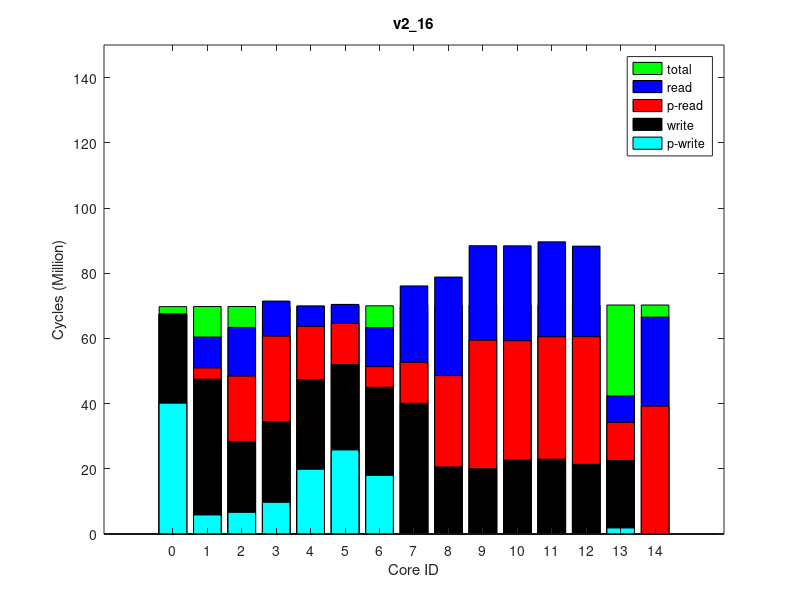

The MATLAB script that drew this image:
times(1, :, :) = [
0, 70782525, 0
3476936, 70811908, 0
20056210, 70827950, 0
26200813, 70864724, 0
16282253, 70921990, 0
12630443, 70979490, 0
6317266, 71046895, 0
12549482, 71066326, 0
27995831, 71077577, 0
39407727, 71092122, 0
36577258, 71131413, 0
37554793, 71184316, 0
39149212, 71237192, 0
11137219, 71290975, 0
38373226, 71295426, 0
];
times(2, :, :) = [
0, 70783094, 0
3473637, 70812503, 0
20055824, 70828558, 0
26200922, 70865281, 0
16281798, 70922560, 0
12630856, 70980091, 0
6317346, 71047483, 0
12550119, 71066912, 0
27995809, 71078143, 0
39408560, 71092699, 0
36578385, 71131424, 0
37555994, 71183690, 0
39170585, 71235955, 0
11732365, 71289657, 0
39305597, 71294114, 0
];
times(3, :, :) = [
0, 70783766, 0
3472972, 70813195, 0
20055718, 70829242, 0
26201119, 70866038, 0
16282220, 70923272, 0
12631113, 70980768, 0
6317435, 71048185, 0
12551769, 71067633, 0
27996960, 71078871, 0
39408981, 71093400, 0
36579239, 71132065, 0
37555638, 71184356, 0
39171751, 71236615, 0
11732529, 71290301, 0
39306049, 71294745, 0
];
times(4, :, :) = [
0, 70783802, 0
3470548, 70813208, 0
20054762, 70829256, 0
26200732, 70865986, 0
16281655, 70923204, 0
12630385, 70980768, 0
6317505, 71048145, 0
12551458, 71067590, 0
27996625, 71078837, 0
39409235, 71093357, 0
36579455, 71132050, 0
37555599, 71184315, 0
39171274, 71236562, 0
11732756, 71290247, 0
39306202, 71294685, 0
];
times(5, :, :) = [
0, 70783953, 0
3473392, 70813328, 0
20056141, 70829383, 0
26200744, 70866126, 0
16282562, 70923349, 0
12631145, 70980830, 0
6317802, 71048220, 0
12552084, 71067644, 0
27996922, 71078905, 0
39408979, 71093445, 0
36579726, 71132198, 0
37555447, 71184465, 0
39171279, 71236747, 0
11732956, 71290447, 0
39306340, 71294906, 0
];
times(6, :, :) = [
0, 70783400, 0
3475230, 70812815, 0
20055939, 70828927, 0
26201041, 70865636, 0
16281622, 70922821, 0
12630654, 70980309, 0
6317730, 71047707, 0
12550757, 71067131, 0
27994674, 71078381, 0
39408335, 71092938, 0
36579008, 71131616, 0
37555732, 71183930, 0
39171357, 71236211, 0
11731807, 71289908, 0
39305413, 71294363, 0
];
times(7, :, :) = [
0, 70783801, 0
3476146, 70813161, 0
20055920, 70829189, 0
26201313, 70865940, 0
16281898, 70923182, 0
12630117, 70980686, 0
6317859, 71048074, 0
12551875, 71067494, 0
27996797, 71078741, 0
39408841, 71093274, 0
36579623, 71131978, 0
37555557, 71184259, 0
39171832, 71236542, 0
11732583, 71290229, 0
39306037, 71294673, 0
];
times(8, :, :) = [
0, 70784538, 0
3471922, 70813934, 0
20056212, 70829987, 0
26200397, 70866696, 0
16281964, 70923947, 0
12630599, 70981386, 0
6317531, 71048766, 0
12553331, 71068165, 0
27997741, 71079405, 0
39409656, 71093923, 0
36580471, 71132616, 0
37555708, 71184905, 0
39172700, 71237181, 0
11733422, 71290860, 0
39307026, 71295297, 0
];
times(9, :, :) = [
0, 70784342, 0
3472890, 70813736, 0
20055666, 70829789, 0
26200585, 70866488, 0
16281042, 70923710, 0
12631451, 70981220, 0
6317238, 71048593, 0
12551137, 71068031, 0
27997275, 71079270, 0
39409265, 71093804, 0
36579463, 71132518, 0
37556563, 71184800, 0
39172087, 71237057, 0
11733216, 71290760, 0
39306906, 71295196, 0
];
times(10, :, :) = [
0, 70783719, 0
3472139, 70813131, 0
20055556, 70829166, 0
26200644, 70865859, 0
16281742, 70923020, 0
12631312, 70980539, 0
6317509, 71047903, 0
12551755, 71067301, 0
27996534, 71078534, 0
39408824, 71093074, 0
36579056, 71131798, 0
37555692, 71184067, 0
39171095, 71236363, 0
11732180, 71290038, 0
39305778, 71294483, 0
];
ave_times = round(squeeze(mean(times)));
format long g, ave_times
std_times = round(squeeze(std(times)));
format long g, std_times
polling_read_times = ave_times;
times(1, :, :) = [
40120354, 69876131, 0
5847378, 69904806, 0
6633795, 69920606, 0
9708014, 69956764, 0
19833385, 70013209, 0
25779030, 70069849, 0
17963812, 70136559, 0
0, 70155889, 0
0, 70166967, 0
1420, 70181297, 0
12835, 70218471, 0
33430, 70269508, 0
61650, 70320541, 0
2407167, 70372399, 0
0, 70376602, 0
];
times(2, :, :) = [
40121112, 69877310, 0
5848272, 69905991, 0
6634210, 69921782, 0
9708584, 69957985, 0
19835489, 70014478, 0
25781415, 70071142, 0
17966526, 70137835, 0
0, 70157187, 0
0, 70168273, 0
1458, 70182651, 0
12265, 70219259, 0
32271, 70269716, 0
59919, 70320187, 0
1795345, 70371970, 0
0, 70376174, 0
];
times(3, :, :) = [
40120713, 69877116, 0
5848216, 69905836, 0
6634527, 69921628, 0
9708537, 69957851, 0
19835023, 70014344, 0
25781191, 70071003, 0
17964545, 70137767, 0
0, 70157117, 0
0, 70168206, 0
1458, 70182589, 0
12188, 70219125, 0
32195, 70269569, 0
59786, 70319996, 0
1794516, 70371775, 0
0, 70375993, 0
];
times(4, :, :) = [
40121059, 69876976, 0
5847527, 69905707, 0
6634220, 69921496, 0
9708166, 69957681, 0
19834634, 70014105, 0
25781010, 70070734, 0
17964008, 70137501, 0
0, 70156855, 0
0, 70167946, 0
1458, 70182344, 0
12112, 70218820, 0
32081, 70269233, 0
59653, 70319665, 0
1794174, 70371436, 0
0, 70375653, 0
];
times(5, :, :) = [
40121053, 69877518, 0
5848276, 69906223, 0
6634606, 69922010, 0
9708458, 69958162, 0
19835229, 70014622, 0
25780703, 70071270, 0
17965099, 70138074, 0
0, 70157418, 0
0, 70168491, 0
1458, 70182864, 0
12112, 70219353, 0
32119, 70269779, 0
59748, 70320201, 0
1794879, 70371971, 0
0, 70376167, 0
];
times(6, :, :) = [
40121267, 69877503, 0
5848545, 69906177, 0
6635272, 69921956, 0
9709166, 69958160, 0
19836085, 70014614, 0
25781059, 70071254, 0
17964831, 70138024, 0
0, 70157341, 0
0, 70168426, 0
1458, 70182806, 0
12150, 70219340, 0
32176, 70269773, 0
59824, 70320243, 0
1795530, 70372012, 0
0, 70376232, 0
];
times(7, :, :) = [
40119576, 69875605, 0
5846143, 69904272, 0
6632797, 69920075, 0
9706787, 69956253, 0
19833287, 70012733, 0
25779391, 70069412, 0
17962477, 70136150, 0
0, 70155505, 0
0, 70166590, 0
1458, 70180959, 0
12207, 70217523, 0
32214, 70267972, 0
59824, 70318400, 0
1795852, 70370181, 0
0, 70374386, 0
];
times(8, :, :) = [
40121118, 69876940, 0
5848189, 69905680, 0
6634330, 69921464, 0
9708387, 69957625, 0
19834622, 70014158, 0
25780588, 70070805, 0
17964125, 70137552, 0
0, 70156861, 0
0, 70167946, 0
1420, 70182296, 0
12226, 70218870, 0
32214, 70269319, 0
59862, 70319779, 0
1796035, 70371559, 0
0, 70375762, 0
];
times(9, :, :) = [
40121059, 69877041, 0
5847260, 69905735, 0
6633234, 69921512, 0
9707887, 69957653, 0
19833856, 70014084, 0
25779814, 70070722, 0
17963133, 70137446, 0
0, 70156799, 0
0, 70167877, 0
1458, 70182231, 0
12188, 70218808, 0
32195, 70269244, 0
59862, 70319697, 0
1797081, 70371457, 0
0, 70375673, 0
];
times(10, :, :) = [
40122687, 69878503, 0
5849245, 69907197, 0
6635993, 69922987, 0
9709827, 69959151, 0
19836295, 70015591, 0
25781959, 70072297, 0
17965500, 70139047, 0
0, 70158417, 0
0, 70169505, 0
1458, 70183884, 0
12131, 70220405, 0
32157, 70270808, 0
59805, 70321278, 0
1795571, 70373055, 0
0, 70377262, 0
];
ave_times = round(squeeze(mean(times)));
format long g, ave_times
std_times = round(squeeze(std(times)));
format long g, std_times
polling_write_times = ave_times;
times(1, :, :) = [
0, 98331302, 0
12947991, 98381229, 64000
34983997, 98398369, 128000
36961480, 98458391, 64000
22558581, 98540879, 64000
18430169, 98623681, 64000
18301418, 98717161, 128000
36000030, 98742261, 64000
58224350, 98756182, 128000
68398583, 98770467, 64000
65682213, 98828656, 64000
66674858, 98910897, 64000
66935488, 98993091, 64000
19165038, 99075602, 128000
65677044, 99083038, 250000
];
times(2, :, :) = [
0, 98330701, 0
12948236, 98380612, 64000
34982869, 98397798, 128000
36960485, 98457783, 64000
22559180, 98540256, 64000
18429860, 98623086, 64000
18301573, 98716577, 128000
36000007, 98741660, 64000
58223534, 98755596, 128000
68398259, 98769855, 64000
65680867, 98827375, 64000
66678408, 98908957, 64000
66929179, 98990483, 64000
19854235, 99072917, 128000
66615866, 99080350, 250000
];
times(3, :, :) = [
0, 98330982, 0
12948397, 98380912, 64000
34983305, 98398066, 128000
36961963, 98458039, 64000
22558816, 98540506, 64000
18429630, 98623347, 64000
18301637, 98716842, 128000
36000039, 98741933, 64000
58223370, 98755851, 128000
68397920, 98770111, 64000
65681045, 98827648, 64000
66678731, 98909228, 64000
66929618, 98990781, 64000
19854497, 99073165, 128000
66616101, 99080597, 250000
];
times(4, :, :) = [
0, 98330728, 0
12948702, 98380683, 64000
34983935, 98397833, 128000
36961505, 98457816, 64000
22560224, 98540293, 64000
18429846, 98623131, 64000
18301509, 98716608, 128000
35999509, 98741710, 64000
58222555, 98755634, 128000
68398024, 98769921, 64000
65680784, 98827419, 64000
66678172, 98909006, 64000
66929476, 98990550, 64000
19853852, 99072956, 128000
66615846, 99080383, 250000
];
times(5, :, :) = [
0, 98330852, 0
12948116, 98380769, 64000
34983133, 98397926, 128000
36961461, 98457908, 64000
22559642, 98540386, 64000
18429747, 98623224, 64000
18301416, 98716706, 128000
35999847, 98741794, 64000
58223131, 98755699, 128000
68398202, 98770004, 64000
65680833, 98827486, 64000
66678662, 98909062, 64000
66930126, 98990619, 64000
19854431, 99073027, 128000
66615996, 99080453, 250000
];
times(6, :, :) = [
0, 98331675, 0
12948020, 98381595, 64000
34983433, 98398740, 128000
36961092, 98458725, 64000
22559075, 98541190, 64000
18430134, 98624010, 64000
18301705, 98717488, 128000
36000106, 98742587, 64000
58223975, 98756502, 128000
68398686, 98770806, 64000
65681870, 98828323, 64000
66679158, 98909891, 64000
66929831, 98991425, 64000
19854679, 99073825, 128000
66616690, 99081252, 250000
];
times(7, :, :) = [
0, 98331216, 0
12948583, 98381171, 64000
34984675, 98398347, 128000
36961812, 98458302, 64000
22560046, 98540759, 64000
18430146, 98623532, 64000
18301571, 98716997, 128000
35999710, 98742093, 64000
58223537, 98755983, 128000
68398447, 98770293, 64000
65680958, 98827757, 64000
66678738, 98909347, 64000
66930374, 98990899, 64000
19854889, 99073289, 128000
66616202, 99080705, 250000
];
times(8, :, :) = [
0, 98331036, 0
12947942, 98380951, 64000
34984240, 98398108, 128000
36961089, 98458094, 64000
22559143, 98540585, 64000
18429842, 98623416, 64000
18301453, 98716915, 128000
35999728, 98742021, 64000
58223815, 98755937, 128000
68398574, 98770225, 64000
65681372, 98827715, 64000
66678847, 98909275, 64000
66930057, 98990823, 64000
19854247, 99073205, 128000
66616177, 99080640, 250000
];
times(9, :, :) = [
0, 98331369, 0
12947683, 98381328, 64000
34983428, 98398491, 128000
36960849, 98458434, 64000
22558208, 98540896, 64000
18429886, 98623696, 64000
18301362, 98717162, 128000
35999935, 98742242, 64000
58223940, 98756148, 128000
68398581, 98770413, 64000
65681424, 98827915, 64000
66678895, 98909481, 64000
66929951, 98991013, 64000
19854659, 99073403, 128000
66616379, 99080823, 250000
];
times(10, :, :) = [
0, 98331668, 0
12947709, 98381597, 64000
34982588, 98398738, 128000
36960491, 98458729, 64000
22558931, 98541216, 64000
18430052, 98623999, 64000
18301391, 98717492, 128000
35999804, 98742597, 64000
58224815, 98756534, 128000
68399257, 98770804, 64000
65681864, 98828307, 64000
66679463, 98909868, 64000
66930592, 98991414, 64000
19855356, 99073805, 128000
66616706, 99081233, 250000
];
ave_times = round(squeeze(mean(times)));
format long g, ave_times
std_times = round(squeeze(std(times)));
format long g, std_times
read_times = ave_times;
times(1, :, :) = [
0, 69744481, 0
0, 69773129, 0
0, 69788979, 0
0, 69825057, 0
0, 69881343, 0
0, 69937892, 0
0, 70004553, 0
0, 70023877, 0
0, 70034941, 0
0, 70049325, 0
0, 70086308, 0
0, 70136984, 0
0, 70187671, 0
0, 70239419, 0
0, 70243620, 0
];
times(2, :, :) = [
0, 69744854, 0
0, 69773604, 0
0, 69789440, 0
0, 69825578, 0
0, 69881837, 0
0, 69938389, 0
0, 70005042, 0
0, 70024377, 0
0, 70035430, 0
0, 70049822, 0
0, 70086337, 0
0, 70136523, 0
0, 70186720, 0
0, 70238367, 0
0, 70242580, 0
];
times(3, :, :) = [
0, 69746561, 0
0, 69775241, 0
0, 69791088, 0
0, 69827226, 0
0, 69883492, 0
0, 69940032, 0
0, 70006713, 0
0, 70026075, 0
0, 70037124, 0
0, 70051492, 0
0, 70087988, 0
0, 70138172, 0
0, 70188339, 0
0, 70239995, 0
0, 70244199, 0
];
times(4, :, :) = [
0, 69746409, 0
0, 69775100, 0
0, 69790929, 0
0, 69827094, 0
0, 69883444, 0
0, 69940023, 0
0, 70006678, 0
0, 70025992, 0
0, 70037051, 0
0, 70051437, 0
0, 70087990, 0
0, 70138187, 0
0, 70188375, 0
0, 70240036, 0
0, 70244237, 0
];
times(5, :, :) = [
0, 69744281, 0
0, 69772970, 0
0, 69788795, 0
0, 69824891, 0
0, 69881227, 0
0, 69937837, 0
0, 70004435, 0
0, 70023760, 0
0, 70034823, 0
0, 70049211, 0
0, 70085752, 0
0, 70135960, 0
0, 70186142, 0
0, 70237787, 0
0, 70241988, 0
];
times(6, :, :) = [
0, 69744700, 0
0, 69773370, 0
0, 69789214, 0
0, 69825321, 0
0, 69881593, 0
0, 69938177, 0
0, 70004812, 0
0, 70024147, 0
0, 70035202, 0
0, 70049594, 0
0, 70086134, 0
0, 70136311, 0
0, 70186504, 0
0, 70238157, 0
0, 70242367, 0
];
times(7, :, :) = [
0, 69744373, 0
0, 69773045, 0
0, 69788895, 0
0, 69824954, 0
0, 69881239, 0
0, 69937771, 0
0, 70004405, 0
0, 70023751, 0
0, 70034798, 0
0, 70049188, 0
0, 70085761, 0
0, 70135978, 0
0, 70186175, 0
0, 70237839, 0
0, 70242046, 0
];
times(8, :, :) = [
0, 69745276, 0
0, 69773906, 0
0, 69789748, 0
0, 69825783, 0
0, 69882109, 0
0, 69938687, 0
0, 70005355, 0
0, 70024697, 0
0, 70035748, 0
0, 70050141, 0
0, 70086698, 0
0, 70136919, 0
0, 70187146, 0
0, 70238806, 0
0, 70243008, 0
];
times(9, :, :) = [
0, 69745094, 0
0, 69773750, 0
0, 69789592, 0
0, 69825719, 0
0, 69882016, 0
0, 69938637, 0
0, 70005283, 0
0, 70024613, 0
0, 70035669, 0
0, 70050058, 0
0, 70086615, 0
0, 70136802, 0
0, 70187027, 0
0, 70238681, 0
0, 70242889, 0
];
times(10, :, :) = [
0, 69745503, 0
0, 69774208, 0
0, 69790048, 0
0, 69826113, 0
0, 69882424, 0
0, 69938989, 0
0, 70005603, 0
0, 70024948, 0
0, 70035980, 0
0, 70050353, 0
0, 70086895, 0
0, 70137108, 0
0, 70187329, 0
0, 70238976, 0
0, 70243168, 0
];
ave_times = round(squeeze(mean(times)));
format long g, ave_times
std_times = round(squeeze(std(times)));
format long g, std_times
total_times = ave_times;
times(1, :, :) = [
67467294, 80491155, 64000
47464780, 80521980, 128000
28392750, 80539164, 64000
34491210, 80582206, 64000
47382848, 80646801, 64000
52001928, 80711471, 64000
45008681, 80790173, 64000
40100104, 80812939, 128000
20589455, 80825544, 64000
20034772, 80841442, 64000
22725403, 80876106, 64000
22949138, 80927339, 64000
21363553, 80979323, 64000
22559372, 81034523, 64000
0, 81038731, 0
];
times(2, :, :) = [
67466426, 80490269, 64000
47464488, 80521115, 128000
28391723, 80538295, 64000
34490083, 80581295, 64000
47383026, 80645840, 64000
52001571, 80710537, 64000
45008200, 80789212, 64000
40099001, 80811963, 128000
20589317, 80824562, 64000
20034750, 80840451, 64000
22724951, 80875097, 64000
22949962, 80926318, 64000
21363819, 80978331, 64000
22577573, 81033520, 64000
0, 81037718, 0
];
times(3, :, :) = [
67466659, 80490463, 64000
47464298, 80521340, 128000
28391551, 80538502, 64000
34491589, 80581544, 64000
47382843, 80646170, 64000
52000065, 80710834, 64000
45008668, 80789549, 64000
40099535, 80812300, 128000
20589136, 80824919, 64000
20034918, 80840822, 64000
22725006, 80875498, 64000
22949233, 80926765, 64000
21363908, 80978776, 64000
22577022, 81033969, 64000
0, 81038184, 0
];
times(4, :, :) = [
67466547, 80490402, 64000
47463852, 80521266, 128000
28391134, 80538447, 64000
34490327, 80581488, 64000
47382133, 80646082, 64000
52000866, 80710753, 64000
45008355, 80789477, 64000
40099908, 80812238, 128000
20588862, 80824862, 64000
20035112, 80840755, 64000
22724623, 80875397, 64000
22949823, 80926660, 64000
21363284, 80978683, 64000
22577359, 81033882, 64000
0, 81038095, 0
];
times(5, :, :) = [
67466540, 80490383, 64000
47464822, 80521200, 128000
28391320, 80538368, 64000
34490656, 80581422, 64000
47382168, 80645984, 64000
52000488, 80710672, 64000
45008190, 80789371, 64000
40099723, 80812148, 128000
20589202, 80824762, 64000
20034944, 80840651, 64000
22724908, 80875311, 64000
22949825, 80926584, 64000
21363755, 80978602, 64000
22577421, 81033784, 64000
0, 81038006, 0
];
times(6, :, :) = [
67466736, 80490592, 64000
47464786, 80521410, 128000
28391991, 80538596, 64000
34491461, 80581661, 64000
47383465, 80646231, 64000
52000829, 80710894, 64000
45008607, 80789601, 64000
40099953, 80812369, 128000
20589253, 80824992, 64000
20034695, 80840889, 64000
22724959, 80875548, 64000
22948930, 80926817, 64000
21363666, 80978831, 64000
22577363, 81034027, 64000
0, 81038238, 0
];
times(7, :, :) = [
67466660, 80490503, 64000
47464092, 80521380, 128000
28390647, 80538539, 64000
34488833, 80581581, 64000
47381578, 80646171, 64000
52000039, 80710843, 64000
45008300, 80789558, 64000
40099778, 80812318, 128000
20589377, 80824941, 64000
20035164, 80840827, 64000
22724799, 80875501, 64000
22949947, 80926741, 64000
21363330, 80978746, 64000
22577654, 81033942, 64000
0, 81038147, 0
];
times(8, :, :) = [
67466482, 80490320, 64000
47464428, 80521147, 128000
28392191, 80538333, 64000
34491299, 80581397, 64000
47382863, 80646013, 64000
52000249, 80710683, 64000
45008199, 80789384, 64000
40099635, 80812142, 128000
20589250, 80824781, 64000
20035109, 80840647, 64000
22724777, 80875294, 64000
22949743, 80926573, 64000
21363497, 80978591, 64000
22577262, 81033786, 64000
0, 81038005, 0
];
times(9, :, :) = [
67466137, 80489983, 64000
47463804, 80520844, 128000
28390196, 80538027, 64000
34489659, 80581128, 64000
47381317, 80645654, 64000
52001842, 80710336, 64000
45008174, 80789036, 64000
40099756, 80811794, 128000
20589217, 80824421, 64000
20035320, 80840325, 64000
22724905, 80874960, 64000
22949405, 80926240, 64000
21364046, 80978257, 64000
22577238, 81033437, 64000
0, 81037652, 0
];
times(10, :, :) = [
67466785, 80490622, 64000
47464527, 80521499, 128000
28392000, 80538670, 64000
34491243, 80581665, 64000
47383067, 80646248, 64000
52001242, 80710883, 64000
45008718, 80789565, 64000
40099961, 80812323, 128000
20588992, 80824925, 64000
20034845, 80840820, 64000
22724703, 80875454, 64000
22949926, 80926729, 64000
21363522, 80978724, 64000
22577030, 81033905, 64000
0, 81038118, 0
];
ave_times = round(squeeze(mean(times)));
format long g, ave_times
std_times = round(squeeze(std(times)));
format long g, std_times
write_times = ave_times;
mytitle = 'v2\_16';
% order = [1 2 3 4 8 7 6 5 9 10 11 12 15 14 13];
order = 1:15;

total_times = total_times(:, 2)(order);

read_times = read_times(:, 1)(order);
write_times = write_times(:, 1)(order);

polling_read_times = polling_read_times(:, 1)(order);
polling_write_times = polling_write_times(:, 1)(order);

total_times /= 1000000;

read_times /= 1000000;
write_times /= 1000000;

polling_read_times /= 1000000;
polling_write_times /= 1000000;

% laying read on top of write
read_times += write_times;
polling_read_times += write_times;

figure(1);
clf()
% set(gcf, 'Position', get(0,'Screensize'));
% set(gcf,'units','normalized','outerposition',[0 0 1 1])
bar(0:14, total_times,'g');
hold on;
bar(0:14, read_times,'b');
bar(0:14, polling_read_times,'r');
bar(0:14, write_times,'k');
bar(0:14, polling_write_times,'c');
hold off

axis([-2 16 0 150])
% axis([-1 15])
set(gca,'XTick',0:14);
% set(gca,'xticklabel',{ '0'; '1'; '2'; '3'; '7'; '6'; '5'; '4'; '8'; '9'; '10'; '11'; '15'; '14'; '13' })

xlabel('Core ID')
ylabel('Cycles (Million)')

legend('total', 'read', 'p-read', 'write', 'p-write')
title(mytitle)
print(1, strcat(mytitle, '.png'))
